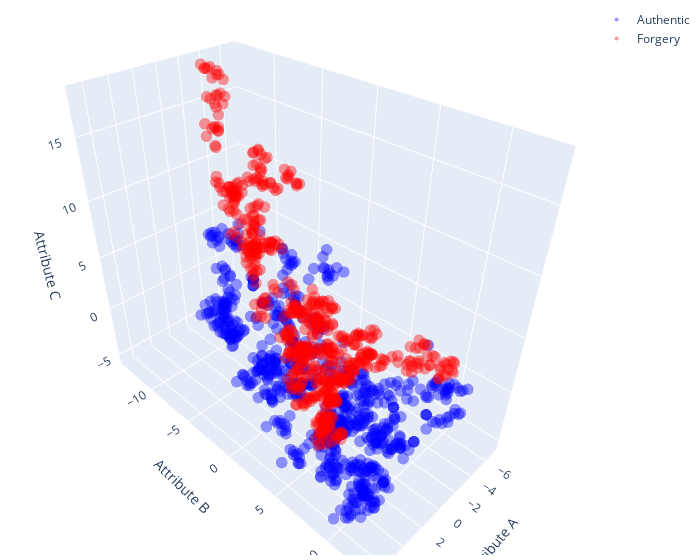

Here is the notebook cell this chart was saved with:
### Code cell
trace0=go.Scatter3d(
    x = df[df['forgery']==0]['attribute_A'],
    y = df[df['forgery']==0]['attribute_B'],
    z = df[df['forgery']==0]['attribute_C'],
    mode='markers',
    name='Authentic',
    marker=dict(size=4, opacity=0.4, color='blue'),
)
trace1=go.Scatter3d(
    x = df[df['forgery']==1]['attribute_A'],
    y = df[df['forgery']==1]['attribute_B'],
    z = df[df['forgery']==1]['attribute_C'],
    mode='markers',
    name='Forgery',
    marker=dict(size=4, opacity=0.4, color='red'),
)
fig=go.Figure([trace0, trace1])
fig.update_layout(scene = dict(
                    xaxis_title='Attribute A',
                    yaxis_title='Attribute B',
                    zaxis_title='Attribute C'),
                    width=700,
                    margin=dict(r=5, b=5, l=5, t=5),
                 )

fig.show()

### Figure 1 — Plotly figure (JSON) as saved in the notebook; plotly's stock layout.template omitted (floating-point values rounded to 4 significant figures; data arrays with more than 128 entries replaced by an {"elided": "..."} marker saying what was removed)
{"data": [{"marker": {"color": "blue", "opacity": 0.4, "size": 4}, "mode": "markers", "name": "Authentic", "type": "scatter3d", "x": {"elided": "762 float values"}, "y": {"elided": "762 float values"}, "z": {"elided": "762 float values"}}, {"marker": {"color": "red", "opacity": 0.4, "size": 4}, "mode": "markers", "name": "Forgery", "type": "scatter3d", "x": {"elided": "610 float values"}, "y": {"elided": "610 float values"}, "z": {"elided": "610 float values"}}], "layout": {"margin": {"b": 5, "l": 5, "r": 5, "t": 5}, "scene": {"xaxis": {"title": {"text": "Attribute A"}}, "yaxis": {"title": {"text": "Attribute B"}}, "zaxis": {"title": {"text": "Attribute C"}}}, "width": 700, "xaxis": {"dtick": 1}, "yaxis": {"dtick": 1}}}
